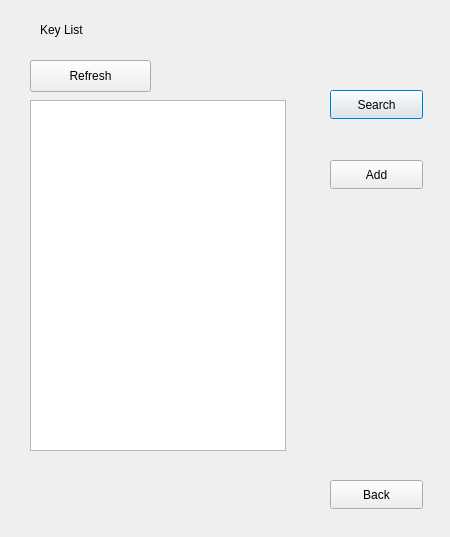
<?xml version="1.0" encoding="UTF-8"?>
<ui version="4.0">
 <class>displayCollection</class>
 <widget class="QDialog" name="displayCollection">
  <property name="geometry">
   <rect>
    <x>0</x>
    <y>0</y>
    <width>450</width>
    <height>537</height>
   </rect>
  </property>
  <property name="windowTitle">
   <string>Dialog</string>
  </property>
  <widget class="QLabel" name="label">
   <property name="geometry">
    <rect>
     <x>40</x>
     <y>20</y>
     <width>161</width>
     <height>20</height>
    </rect>
   </property>
   <property name="text">
    <string>Key List</string>
   </property>
  </widget>
  <widget class="QPushButton" name="search">
   <property name="geometry">
    <rect>
     <x>330</x>
     <y>90</y>
     <width>93</width>
     <height>29</height>
    </rect>
   </property>
   <property name="text">
    <string>Search</string>
   </property>
  </widget>
  <widget class="QPushButton" name="add">
   <property name="geometry">
    <rect>
     <x>330</x>
     <y>160</y>
     <width>93</width>
     <height>29</height>
    </rect>
   </property>
   <property name="text">
    <string>Add</string>
   </property>
  </widget>
  <widget class="QPushButton" name="back">
   <property name="geometry">
    <rect>
     <x>330</x>
     <y>480</y>
     <width>93</width>
     <height>29</height>
    </rect>
   </property>
   <property name="text">
    <string>Back</string>
   </property>
  </widget>
  <widget class="QListWidget" name="keyList">
   <property name="geometry">
    <rect>
     <x>30</x>
     <y>100</y>
     <width>256</width>
     <height>351</height>
    </rect>
   </property>
  </widget>
  <widget class="QPushButton" name="refresh">
   <property name="geometry">
    <rect>
     <x>30</x>
     <y>60</y>
     <width>121</width>
     <height>32</height>
    </rect>
   </property>
   <property name="text">
    <string>Refresh</string>
   </property>
  </widget>
 </widget>
 <resources/>
 <connections/>
</ui>
